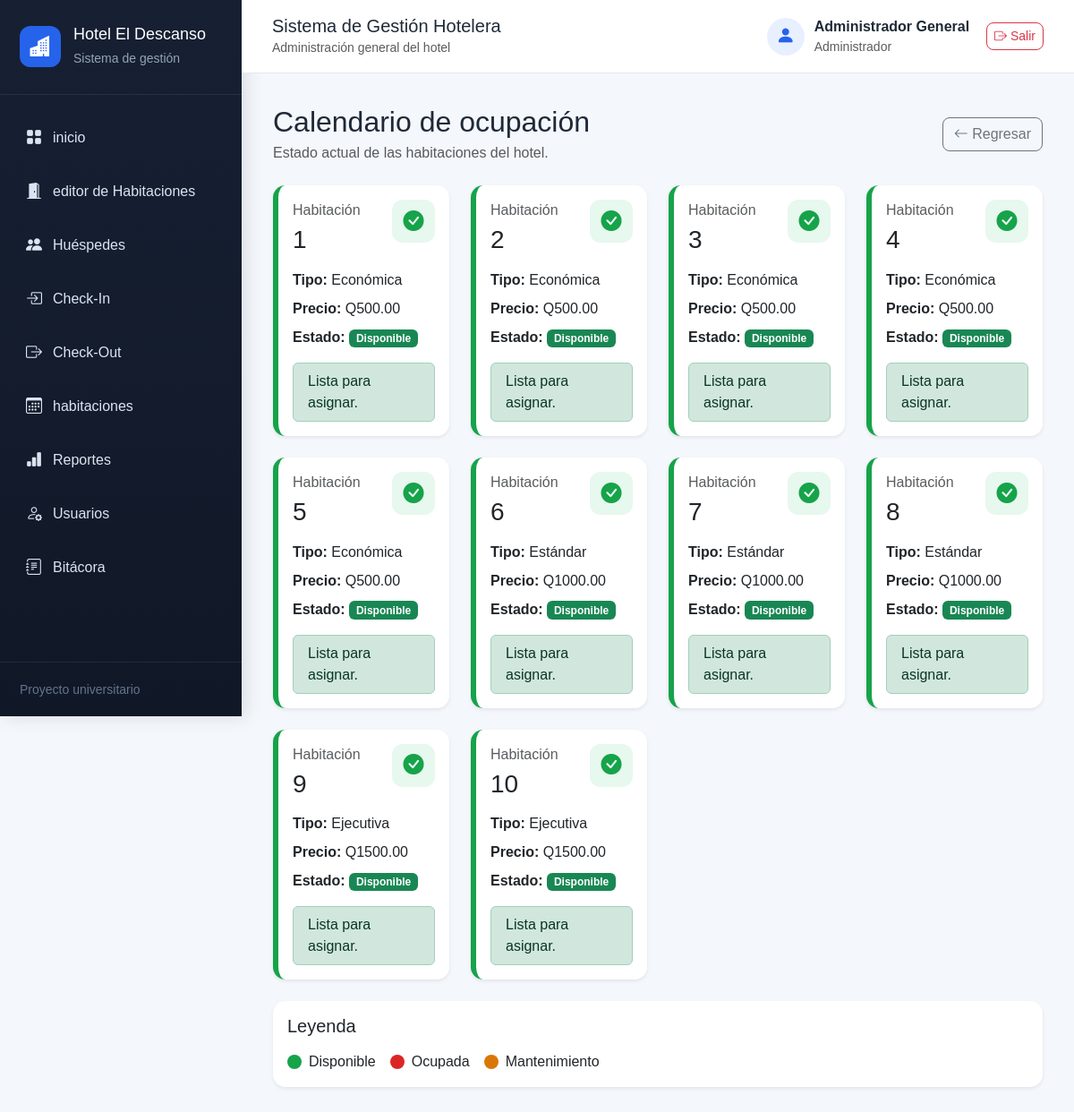
Page /calendario (signed in) on the earlier database version.
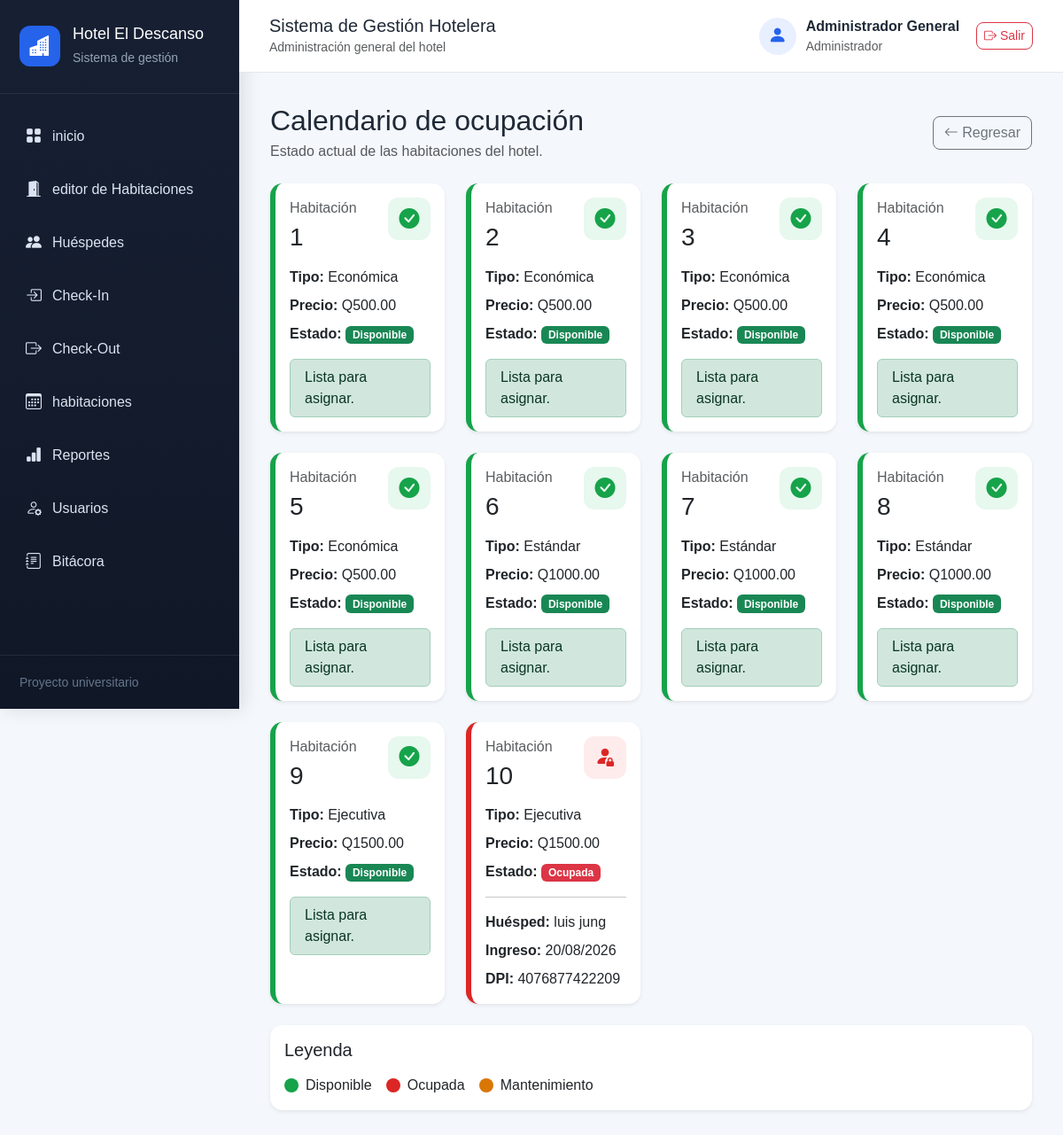
Same page on the later database version.
### models.py (models this page shows, shortened)
class Habitacion(db.Model):
    __tablename__ = "habitaciones"
    id = db.Column(
        db.Integer,
        primary_key=True
    )
    numero = db.Column(
        db.Integer,
        unique=True,
        nullable=False
    )
    tipo = db.Column(
        db.String(20),
        nullable=False
    )
    precio = db.Column(
        db.Float,
        nullable=False
    )
    estado = db.Column(
        db.String(20),
        nullable=False,
        default="Disponible"
    )
    reservas = db.relationship(
        "Reserva",
        backref="habitacion",
        lazy=True
    )

class Huesped(db.Model):
    __tablename__ = "huespedes"
    id = db.Column(
        db.Integer,
        primary_key=True
    )
    nombre = db.Column(
        db.String(100),
        nullable=False
    )
    dpi = db.Column(
        db.String(13),
        unique=True,
        nullable=False
    )
    telefono = db.Column(
        db.String(8),
        nullable=False
    )
    reservas = db.relationship(
        "Reserva",
        backref="huesped",
        lazy=True
    )

class Reserva(db.Model):
    __tablename__ = "reservas"
    id = db.Column(
        db.Integer,
        primary_key=True
    )
    fecha_ingreso = db.Column(
        db.Date,
        nullable=False
    )
    fecha_salida = db.Column(
        db.Date,
        nullable=True
    )
    estado = db.Column(
        db.String(20),
        nullable=False,
        default="Activa"
    )
    total_pagado = db.Column(
        db.Float,
        nullable=False,
        default=0
    )
    huesped_id = db.Column(
        db.Integer,
        db.ForeignKey("huespedes.id"),
        nullable=False
    )
    habitacion_id = db.Column(
        db.Integer,
        db.ForeignKey("habitaciones.id"),
        nullable=False
    )

### routes/calendario.py (the view)
@calendario_bp.route("/calendario")
def mostrar_calendario():
    habitaciones = Habitacion.query.order_by(
        Habitacion.numero
    ).all()
    reservas_activas = Reserva.query.filter_by(
        estado="Activa"
    ).all()
    reservas_por_habitacion = {
        reserva.habitacion_id: reserva
        for reserva in reservas_activas
    }
    return render_template(
        "calendario.html",
        habitaciones=habitaciones,
        reservas_por_habitacion=reservas_por_habitacion
    )

### app.py (called while the page is built)
@app.before_request
def proteger_sistema():
    rutas_publicas = {
        "auth.login",
        "static"
    }
    if request.endpoint is None:
        return None
    if request.endpoint in rutas_publicas:
        return None
    if "usuario_id" not in session:
        return redirect(
            url_for("auth.login")
        )
    return None

### templates/calendario.html (shortened to what the changed rows need)
{% extends "base.html" %}
{% block contenido %}
<div class="d-flex justify-content-between align-items-center mb-4">
    <div>
        <h2 class="mb-1">
            Calendario de ocupación
        </h2>
    </div>
</div>
<div class="row g-4">
    {% for habitacion in habitaciones %}
        {% set reserva = reservas_por_habitacion.get(habitacion.id) %}
        <div class="col-sm-6 col-lg-4 col-xl-3">
            <div
                class="
                    card
                    shadow-sm
                    h-100
                    tarjeta-habitacion
                    {% if habitacion.estado == 'Disponible' %}
                        habitacion-disponible
                    {% elif habitacion.estado == 'Ocupada' %}
                        habitacion-ocupada
                    {% else %}
                        habitacion-mantenimiento
                    {% endif %}
                "
            >
                <div class="card-body">
                    <div class="d-flex justify-content-between align-items-start mb-3">
                        <div>
                            <p class="text-muted mb-1">
                                Habitación
                            </p>
                            <h3 class="mb-0">
                                {{ habitacion.numero }}
                            </h3>
                        </div>
                        <div class="icono-habitacion">
                            {% if habitacion.estado == "Disponible" %}
                                <i class="bi bi-check-circle-fill"></i>
                            {% elif habitacion.estado == "Ocupada" %}
                                <i class="bi bi-person-fill-lock"></i>
                            {% else %}
                                <i class="bi bi-tools"></i>
                            {% endif %}
                        </div>
                    </div>
                    <p class="mb-2">
                        <strong>Tipo:</strong>
                        {{ habitacion.tipo }}
                    </p>
                    <p class="mb-2">
                        <strong>Precio:</strong>
                        Q{{ "%.2f"|format(habitacion.precio) }}
                    </p>
                    <p class="mb-3">
                        <strong>Estado:</strong>
                        {% if habitacion.estado == "Disponible" %}
                            <span class="badge bg-success">
                                Disponible
                            </span>
                        {% elif habitacion.estado == "Ocupada" %}
                            <span class="badge bg-danger">
                                Ocupada
                            </span>
                        {% else %}
                            <span class="badge bg-warning text-dark">
                                Mantenimiento
                            </span>
                        {% endif %}
                    </p>
                    {% if reserva %}
                        <hr>
                        <p class="mb-2">
                            <strong>Huésped:</strong>
                            {{ reserva.huesped.nombre }}
                        </p>
                        <p class="mb-2">
                            <strong>Ingreso:</strong>
                            {{ reserva.fecha_ingreso.strftime("%d/%m/%Y") }}
                        </p>
                        <p class="mb-0">
                            <strong>DPI:</strong>
                            {{ reserva.huesped.dpi }}
                        </p>
                    {% elif habitacion.estado == "Disponible" %}
                        <div class="alert alert-success py-2 mb-0">
                            Lista para asignar.
                        </div>
                    {% else %}
                        <div class="alert alert-warning py-2 mb-0">
                            No disponible para reservas.
                        </div>
                    {% endif %}
                </div>
            </div>
        </div>
    {% else %}
        <div class="col-12">
            <div class="alert alert-info">
                No existen habitaciones registradas.
            </div>
        </div>
    {% endfor %}
</div>
{% endblock %}

Differences in the rows shown:
changed Habitacion (number 10 of 10 on the later page): estado "Disponible Lista para asignar." → "Ocupada Huésped: Ingreso: DPI:"
now on this page (row unchanged): Huesped: huesped.nombre "luis jung", huesped.dpi "4076877422209"
added Reserva: fecha_ingreso "20/08/2026"
